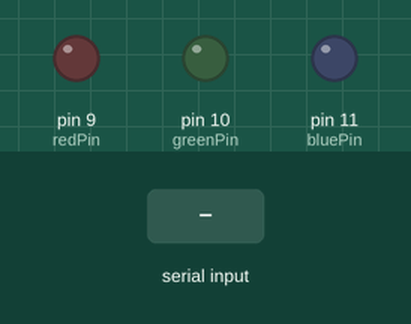
Simulated run of this sketch. Board: Arduino Uno, built with avr-gcc and run on an emulated ATmega328P. Shown: output pins drawn as LEDs (lit = HIGH). The inputs (shaded band) are chosen by the test bench.

Above: at 1.2 s.
1.3 s: "red\n" received over Serial
At 2.5 s:
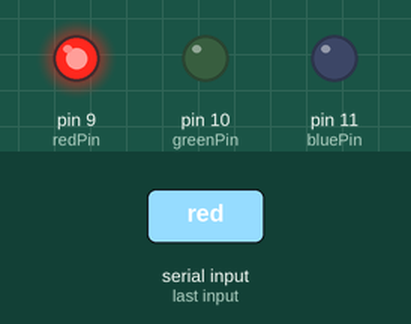
2.8 s: "green\n" received over Serial
At 3.9 s:
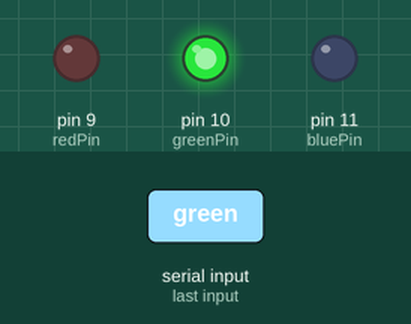
4.3 s: "blue\n" received over Serial
At 5.0 s:
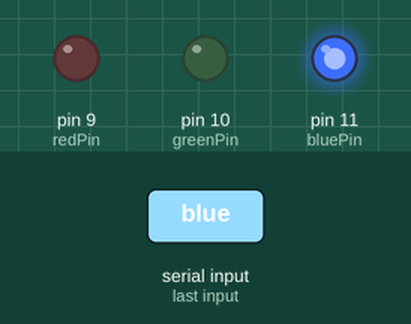
5.8 s: "1\n" received over Serial
At 6.1 s:
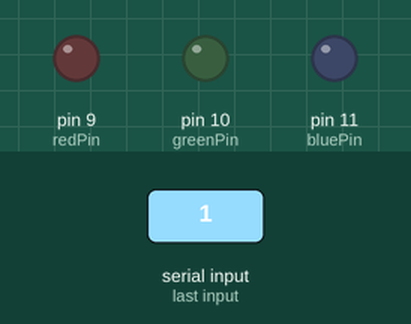
Timing chart, 0 to 8.3 s (numbered marks = the images above; inputs shaded):
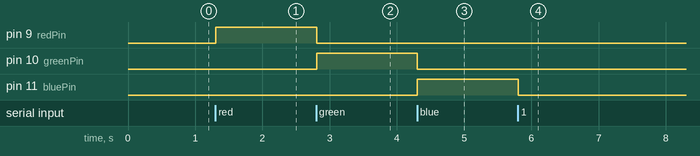

The sketch:

LED_disco.ino
```cpp
int redPin = 9;
int greenPin = 10;
int bluePin = 11;

void setup() {
  Serial.begin(9600);
  pinMode(redPin, OUTPUT);
  pinMode(greenPin, OUTPUT);
  pinMode(bluePin, OUTPUT);
}

void loop() {
  if (Serial.available() > 0) {
    String color = Serial.readStringUntil('\n');
    setColor(color);
  }
}

void setColor(String color) {
  if (color == "red") {
    analogWrite(redPin, 255);
    analogWrite(greenPin, 0);
    analogWrite(bluePin, 0);
  }
  else if (color == "green") {
    analogWrite(redPin, 0);
    analogWrite(greenPin, 255);
    analogWrite(bluePin, 0);
  }
  else if (color == "blue") {
    analogWrite(redPin, 0);
    analogWrite(greenPin, 0);
    analogWrite(bluePin, 255);
  }
  // Add more color options here

  // Default case
  else {
    analogWrite(redPin, 0);
    analogWrite(greenPin, 0);
    analogWrite(bluePin, 0);
  }
}
```

Measured:
- after the input at 1.3 s, pin 9 (redPin): LOW → HIGH at once
- after the input at 2.8 s, pin 9 (redPin): HIGH → LOW at once; pin 10 (greenPin): LOW → HIGH at once
- after the input at 4.3 s, pin 10 (greenPin): HIGH → LOW at once; pin 11 (bluePin): LOW → HIGH at once
- after the input at 5.8 s, pin 11 (bluePin): HIGH → LOW at once
